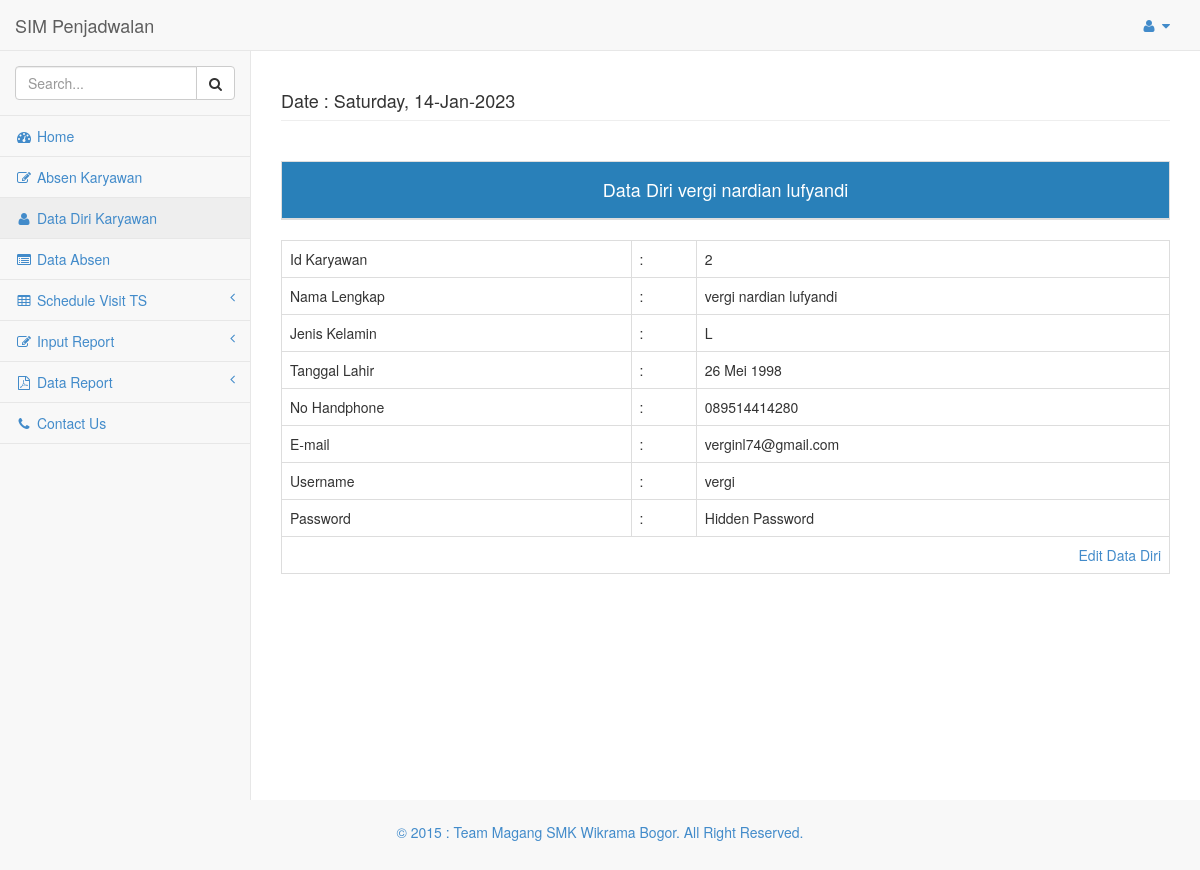
Page /Absensi/karyawan/hal_karyawan.php?menu=data_diri (signed in) on the committed database.
### tables this page shows
CREATE TABLE IF NOT EXISTS `tbl_karyawan` (
`id_karyawan` int(2) NOT NULL,
  `nama_karyawan` varchar(50) NOT NULL,
  `jk` varchar(1) NOT NULL,
  `tgl_lahir` varchar(30) NOT NULL,
  `no_hp` varchar(12) NOT NULL,
  `email` varchar(100) NOT NULL,
  `username` varchar(50) NOT NULL,
  `password` varchar(50) NOT NULL
);

### Library/koneksi.php (called while the page is built, shortened)
<?php
class crud {
	function tampil($table){
		$sql= "SELECT * FROM ".$table."";
		$tampil= mysql_query($sql);
		while(@$value=mysql_fetch_array($tampil)){
		$isi[]=$value;
		}
		return @$isi;
	}
}
?>

### Absensi/karyawan/data_diri.php (the view, shortened to what this page needs)
<?php
$perintah = new crud();
@$tampil=mysql_fetch_array(mysql_query("SELECT *FROM tbl_karyawan where username='$_SESSION[username]'"));
?>
<!doctype html>
<html>
<head>
<link rel="stylesheet" href="../../css/vergi.css">
<link rel="stylesheet" href="../../css/dataTables.bootstrap.css" />
<link rel="stylesheet" href="../../css/jquery.dataTables.min.css" />
<link rel="stylesheet" href="../../css/responsive.dataTables.min.css" />
</head>
<body><br>
<form method="post">
<table width="500" class="table table-bordered">
<thead class="tr">
<th colspan="5"><center><h4>Data Diri <?php echo @$tampil['nama_karyawan'] ?></h4></center></Th>
</thead>
</table>
<?php
	$b=$perintah-> tampil("tbl_karyawan");
  ?>
<table width="500" class="table table-responsive table-bordered">
<tr>
<td>Id Karyawan</td>
<td>:</td>
<td><?php echo @$tampil['id_karyawan'] ?></td>
</tr>
<tr>
<td>Nama Lengkap</td>
<td>:</td>
<td><?php echo @$tampil ['nama_karyawan'] ?></td>
</tr>
<tr>
<td>Jenis Kelamin</td>
<td>:</td>
<td><?php echo @$tampil['jk'] ?></td>
</tr>
<tr>
<td>Tanggal Lahir</td>
<td>:</td>
<td><?php echo @$tampil ['tgl_lahir'] ?></td>
</tr>
<tr>
<td>No Handphone</td>
<td>:</td>
<td><?php echo @$tampil ['no_hp'] ?></td>
</tr>
<tr>
<td>E-mail</td>
<td>:</td>
<td><?php echo @$tampil ['email'] ?></td>
</tr>
<tr>
<td>Username</td>
<td>:</td>
<td><?php echo @$tampil ['username'] ?></td>
</tr>
<tr>
<td>Password</td>
<td>:</td>
<td>Hidden Password</td>
</tr>
<tr>
<td colspan="3" align="right" width="50"><a href="?menu=edit_data_diri&edit&id=<?php echo $tampil['id_karyawan']?>">Edit Data Diri</a></td>
</tr>
</table>
</form>
</body>
</html>

### css/vergi.css (style rules this page uses)
.tr { background-color:#2980b9; color:#FFFFFF; border-color:#2980b9; }

### css/sb-admin-2.css (style rules this page uses)
body { background-color: #f8f8f8; }

### rows in the picture
tbl_karyawan: nama_karyawan "vergi nardian lufyandi", id_karyawan "2", jk "L", tgl_lahir "26 Mei 1998", no_hp "089514414280", email "verginl74@gmail.com", username "vergi"
